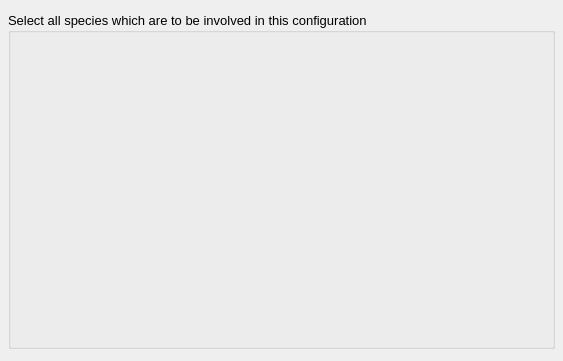
<?xml version="1.0" encoding="UTF-8"?>
<ui version="4.0">
 <class>AddConfigurationDialog</class>
 <widget class="QDialog" name="AddConfigurationDialog">
  <property name="windowModality">
   <enum>Qt::ApplicationModal</enum>
  </property>
  <property name="geometry">
   <rect>
    <x>0</x>
    <y>0</y>
    <width>563</width>
    <height>361</height>
   </rect>
  </property>
  <property name="font">
   <font>
    <pointsize>10</pointsize>
   </font>
  </property>
  <property name="windowTitle">
   <string>Add Configuration</string>
  </property>
  <layout class="QVBoxLayout" name="verticalLayout">
   <property name="spacing">
    <number>4</number>
   </property>
   <property name="leftMargin">
    <number>4</number>
   </property>
   <property name="topMargin">
    <number>4</number>
   </property>
   <property name="rightMargin">
    <number>4</number>
   </property>
   <property name="bottomMargin">
    <number>4</number>
   </property>
   <item>
    <widget class="QWidget" name="WizardHeaderWidget" native="true"/>
   </item>
   <item>
    <widget class="QStackedWidget" name="MainStack">
     <property name="currentIndex">
      <number>0</number>
     </property>
     <widget class="QWidget" name="TargetSpeciesPage">
      <layout class="QVBoxLayout" name="verticalLayout_6">
       <property name="spacing">
        <number>4</number>
       </property>
       <property name="leftMargin">
        <number>4</number>
       </property>
       <property name="topMargin">
        <number>4</number>
       </property>
       <property name="rightMargin">
        <number>4</number>
       </property>
       <property name="bottomMargin">
        <number>4</number>
       </property>
       <item>
        <widget class="QGroupBox" name="TargetSpeciesGroup">
         <property name="title">
          <string>Select all species which are to be involved in this configuration</string>
         </property>
         <layout class="QVBoxLayout" name="verticalLayout_2">
          <property name="spacing">
           <number>4</number>
          </property>
          <property name="leftMargin">
           <number>4</number>
          </property>
          <property name="topMargin">
           <number>4</number>
          </property>
          <property name="rightMargin">
           <number>4</number>
          </property>
          <property name="bottomMargin">
           <number>4</number>
          </property>
          <item>
           <widget class="SelectSpeciesWidget" name="TargetSpeciesWidget" native="true">
            <property name="sizePolicy">
             <sizepolicy hsizetype="Preferred" vsizetype="Expanding">
              <horstretch>0</horstretch>
              <verstretch>0</verstretch>
             </sizepolicy>
            </property>
           </widget>
          </item>
         </layout>
        </widget>
       </item>
      </layout>
     </widget>
     <widget class="QWidget" name="ConfigurationTypePage">
      <layout class="QVBoxLayout" name="verticalLayout_3">
       <property name="spacing">
        <number>4</number>
       </property>
       <property name="leftMargin">
        <number>4</number>
       </property>
       <property name="topMargin">
        <number>4</number>
       </property>
       <property name="rightMargin">
        <number>4</number>
       </property>
       <property name="bottomMargin">
        <number>4</number>
       </property>
       <item>
        <widget class="QGroupBox" name="ConfigurationTypeGroup">
         <property name="title">
          <string>Choose the type of configuration to generate</string>
         </property>
         <layout class="QHBoxLayout" name="horizontalLayout">
          <property name="spacing">
           <number>4</number>
          </property>
          <property name="leftMargin">
           <number>4</number>
          </property>
          <property name="topMargin">
           <number>4</number>
          </property>
          <property name="rightMargin">
           <number>4</number>
          </property>
          <property name="bottomMargin">
           <number>4</number>
          </property>
          <item>
           <spacer name="horizontalSpacer_7">
            <property name="orientation">
             <enum>Qt::Horizontal</enum>
            </property>
            <property name="sizeHint" stdset="0">
             <size>
              <width>76</width>
              <height>20</height>
             </size>
            </property>
           </spacer>
          </item>
          <item>
           <layout class="QVBoxLayout" name="verticalLayout_7">
            <property name="spacing">
             <number>4</number>
            </property>
            <item>
             <widget class="QRadioButton" name="ConfigurationTypeSimpleMixRadio">
              <property name="enabled">
               <bool>true</bool>
              </property>
              <property name="sizePolicy">
               <sizepolicy hsizetype="Minimum" vsizetype="Minimum">
                <horstretch>0</horstretch>
                <verstretch>0</verstretch>
               </sizepolicy>
              </property>
              <property name="text">
               <string>Simple Mixture
Species mixed by population</string>
              </property>
              <property name="icon">
               <iconset resource="main.qrc">
                <normaloff>:/wizard/icons/wizard_selectedatoms.svg</normaloff>:/wizard/icons/wizard_selectedatoms.svg</iconset>
              </property>
              <property name="iconSize">
               <size>
                <width>40</width>
                <height>40</height>
               </size>
              </property>
              <property name="checked">
               <bool>true</bool>
              </property>
             </widget>
            </item>
            <item>
             <widget class="QRadioButton" name="ConfigurationTypeRelativeMixRadio">
              <property name="sizePolicy">
               <sizepolicy hsizetype="Minimum" vsizetype="Minimum">
                <horstretch>0</horstretch>
                <verstretch>0</verstretch>
               </sizepolicy>
              </property>
              <property name="text">
               <string>Relative Mixture
Species mixed by ratio</string>
              </property>
              <property name="icon">
               <iconset resource="main.qrc">
                <normaloff>:/general/icons/general_unknown.svg</normaloff>:/general/icons/general_unknown.svg</iconset>
              </property>
              <property name="iconSize">
               <size>
                <width>40</width>
                <height>40</height>
               </size>
              </property>
             </widget>
            </item>
            <item>
             <widget class="QRadioButton" name="ConfigurationTypeFrameworkSimpleRadio">
              <property name="sizePolicy">
               <sizepolicy hsizetype="Minimum" vsizetype="Minimum">
                <horstretch>0</horstretch>
                <verstretch>0</verstretch>
               </sizepolicy>
              </property>
              <property name="text">
               <string>Framework + Simple Mixture
Periodic species containing simple mixture</string>
              </property>
              <property name="icon">
               <iconset resource="main.qrc">
                <normaloff>:/wizard/icons/wizard_allatoms.svg</normaloff>:/wizard/icons/wizard_allatoms.svg</iconset>
              </property>
              <property name="iconSize">
               <size>
                <width>40</width>
                <height>40</height>
               </size>
              </property>
              <property name="checked">
               <bool>false</bool>
              </property>
             </widget>
            </item>
            <item>
             <widget class="QRadioButton" name="ConfigurationTypeFrameworkRelativeRadio">
              <property name="sizePolicy">
               <sizepolicy hsizetype="Minimum" vsizetype="Minimum">
                <horstretch>0</horstretch>
                <verstretch>0</verstretch>
               </sizepolicy>
              </property>
              <property name="text">
               <string>Framework + Relative Mixture
Periodic species containing relative mixture</string>
              </property>
              <property name="icon">
               <iconset resource="main.qrc">
                <normaloff>:/wizard/icons/wizard_allatoms.svg</normaloff>:/wizard/icons/wizard_allatoms.svg</iconset>
              </property>
              <property name="iconSize">
               <size>
                <width>40</width>
                <height>40</height>
               </size>
              </property>
              <property name="checked">
               <bool>false</bool>
              </property>
             </widget>
            </item>
            <item>
             <spacer name="verticalSpacer">
              <property name="orientation">
               <enum>Qt::Vertical</enum>
              </property>
              <property name="sizeHint" stdset="0">
               <size>
                <width>20</width>
                <height>40</height>
               </size>
              </property>
             </spacer>
            </item>
           </layout>
          </item>
          <item>
           <spacer name="horizontalSpacer_6">
            <property name="orientation">
             <enum>Qt::Horizontal</enum>
            </property>
            <property name="sizeHint" stdset="0">
             <size>
              <width>76</width>
              <height>20</height>
             </size>
            </property>
           </spacer>
          </item>
         </layout>
        </widget>
       </item>
      </layout>
     </widget>
     <widget class="QWidget" name="BoxGeometryPage">
      <layout class="QVBoxLayout" name="verticalLayout_5">
       <property name="spacing">
        <number>4</number>
       </property>
       <property name="leftMargin">
        <number>4</number>
       </property>
       <property name="topMargin">
        <number>4</number>
       </property>
       <property name="rightMargin">
        <number>4</number>
       </property>
       <property name="bottomMargin">
        <number>4</number>
       </property>
       <item>
        <widget class="QGroupBox" name="BoxGeometryGroup">
         <property name="title">
          <string>Choose the geometry of the configuration's periodic box</string>
         </property>
         <layout class="QHBoxLayout" name="horizontalLayout_3">
          <property name="spacing">
           <number>4</number>
          </property>
          <property name="leftMargin">
           <number>4</number>
          </property>
          <property name="topMargin">
           <number>4</number>
          </property>
          <property name="rightMargin">
           <number>4</number>
          </property>
          <property name="bottomMargin">
           <number>4</number>
          </property>
          <item>
           <spacer name="horizontalSpacer_11">
            <property name="orientation">
             <enum>Qt::Horizontal</enum>
            </property>
            <property name="sizeHint" stdset="0">
             <size>
              <width>183</width>
              <height>20</height>
             </size>
            </property>
           </spacer>
          </item>
          <item>
           <layout class="QVBoxLayout" name="verticalLayout_9">
            <property name="spacing">
             <number>4</number>
            </property>
            <item>
             <widget class="QRadioButton" name="ConfigurationTypeSimpleMixRadio_3">
              <property name="enabled">
               <bool>true</bool>
              </property>
              <property name="sizePolicy">
               <sizepolicy hsizetype="Minimum" vsizetype="Minimum">
                <horstretch>0</horstretch>
                <verstretch>0</verstretch>
               </sizepolicy>
              </property>
              <property name="text">
               <string>Fixed Geometry, Undefined Size
The size of the box will be determined by any added species</string>
              </property>
              <property name="iconSize">
               <size>
                <width>40</width>
                <height>40</height>
               </size>
              </property>
              <property name="checked">
               <bool>true</bool>
              </property>
             </widget>
            </item>
            <item>
             <widget class="QRadioButton" name="ConfigurationTypeRelativeMixRadio_3">
              <property name="sizePolicy">
               <sizepolicy hsizetype="Minimum" vsizetype="Minimum">
                <horstretch>0</horstretch>
                <verstretch>0</verstretch>
               </sizepolicy>
              </property>
              <property name="text">
               <string>Fixed Geometry, Fixed Size
Use specified geometry and size</string>
              </property>
              <property name="iconSize">
               <size>
                <width>40</width>
                <height>40</height>
               </size>
              </property>
             </widget>
            </item>
            <item>
             <widget class="QGroupBox" name="groupBox_2">
              <property name="title">
               <string>Geometry</string>
              </property>
              <layout class="QVBoxLayout" name="verticalLayout_13">
               <property name="leftMargin">
                <number>4</number>
               </property>
               <property name="topMargin">
                <number>4</number>
               </property>
               <property name="rightMargin">
                <number>4</number>
               </property>
               <property name="bottomMargin">
                <number>4</number>
               </property>
               <item>
                <layout class="QHBoxLayout" name="horizontalLayout_5">
                 <property name="spacing">
                  <number>4</number>
                 </property>
                 <item>
                  <widget class="QGroupBox" name="BoxAxisLengthsGroup">
                   <property name="title">
                    <string>Axis Lengths</string>
                   </property>
                   <layout class="QVBoxLayout" name="verticalLayout_11">
                    <property name="spacing">
                     <number>4</number>
                    </property>
                    <property name="leftMargin">
                     <number>4</number>
                    </property>
                    <property name="topMargin">
                     <number>4</number>
                    </property>
                    <property name="rightMargin">
                     <number>4</number>
                    </property>
                    <property name="bottomMargin">
                     <number>4</number>
                    </property>
                    <item>
                     <layout class="QGridLayout" name="gridLayout">
                      <item row="1" column="0">
                       <widget class="QLabel" name="label_4">
                        <property name="sizePolicy">
                         <sizepolicy hsizetype="Minimum" vsizetype="Preferred">
                          <horstretch>0</horstretch>
                          <verstretch>0</verstretch>
                         </sizepolicy>
                        </property>
                        <property name="font">
                         <font>
                          <pointsize>10</pointsize>
                          <bold>true</bold>
                         </font>
                        </property>
                        <property name="text">
                         <string>B</string>
                        </property>
                        <property name="alignment">
                         <set>Qt::AlignRight|Qt::AlignTrailing|Qt::AlignVCenter</set>
                        </property>
                       </widget>
                      </item>
                      <item row="0" column="0">
                       <widget class="QLabel" name="label">
                        <property name="sizePolicy">
                         <sizepolicy hsizetype="Minimum" vsizetype="Preferred">
                          <horstretch>0</horstretch>
                          <verstretch>0</verstretch>
                         </sizepolicy>
                        </property>
                        <property name="font">
                         <font>
                          <pointsize>10</pointsize>
                          <bold>true</bold>
                         </font>
                        </property>
                        <property name="text">
                         <string>A</string>
                        </property>
                        <property name="alignment">
                         <set>Qt::AlignRight|Qt::AlignTrailing|Qt::AlignVCenter</set>
                        </property>
                       </widget>
                      </item>
                      <item row="0" column="1">
                       <widget class="ExponentialSpin" name="BoxASpin">
                        <property name="sizePolicy">
                         <sizepolicy hsizetype="Expanding" vsizetype="Fixed">
                          <horstretch>0</horstretch>
                          <verstretch>0</verstretch>
                         </sizepolicy>
                        </property>
                        <property name="decimals">
                         <number>7</number>
                        </property>
                        <property name="maximum">
                         <double>10000.000000000000000</double>
                        </property>
                        <property name="value">
                         <double>1.000000000000000</double>
                        </property>
                       </widget>
                      </item>
                      <item row="0" column="2">
                       <widget class="QLabel" name="AngstromLabel1">
                        <property name="sizePolicy">
                         <sizepolicy hsizetype="Minimum" vsizetype="Preferred">
                          <horstretch>0</horstretch>
                          <verstretch>0</verstretch>
                         </sizepolicy>
                        </property>
                        <property name="font">
                         <font>
                          <pointsize>10</pointsize>
                          <bold>false</bold>
                         </font>
                        </property>
                        <property name="text">
                         <string>Å</string>
                        </property>
                        <property name="alignment">
                         <set>Qt::AlignRight|Qt::AlignTrailing|Qt::AlignVCenter</set>
                        </property>
                       </widget>
                      </item>
                      <item row="2" column="0">
                       <widget class="QLabel" name="label_5">
                        <property name="sizePolicy">
                         <sizepolicy hsizetype="Minimum" vsizetype="Preferred">
                          <horstretch>0</horstretch>
                          <verstretch>0</verstretch>
                         </sizepolicy>
                        </property>
                        <property name="font">
                         <font>
                          <pointsize>10</pointsize>
                          <bold>true</bold>
                         </font>
                        </property>
                        <property name="text">
                         <string>C</string>
                        </property>
                        <property name="alignment">
                         <set>Qt::AlignRight|Qt::AlignTrailing|Qt::AlignVCenter</set>
                        </property>
                       </widget>
                      </item>
                      <item row="1" column="1">
                       <widget class="ExponentialSpin" name="BoxBSpin">
                        <property name="sizePolicy">
                         <sizepolicy hsizetype="Expanding" vsizetype="Fixed">
                          <horstretch>0</horstretch>
                          <verstretch>0</verstretch>
                         </sizepolicy>
                        </property>
                        <property name="decimals">
                         <number>7</number>
                        </property>
                        <property name="maximum">
                         <double>10000.000000000000000</double>
                        </property>
                        <property name="value">
                         <double>1.000000000000000</double>
                        </property>
                       </widget>
                      </item>
                      <item row="2" column="1">
                       <widget class="ExponentialSpin" name="BoxCSpin">
                        <property name="sizePolicy">
                         <sizepolicy hsizetype="Expanding" vsizetype="Fixed">
                          <horstretch>0</horstretch>
                          <verstretch>0</verstretch>
                         </sizepolicy>
                        </property>
                        <property name="decimals">
                         <number>7</number>
                        </property>
                        <property name="maximum">
                         <double>10000.000000000000000</double>
                        </property>
                        <property name="value">
                         <double>1.000000000000000</double>
                        </property>
                       </widget>
                      </item>
                      <item row="1" column="2">
                       <widget class="QLabel" name="AngstromLabel2">
                        <property name="sizePolicy">
                         <sizepolicy hsizetype="Minimum" vsizetype="Preferred">
                          <horstretch>0</horstretch>
                          <verstretch>0</verstretch>
                         </sizepolicy>
                        </property>
                        <property name="font">
                         <font>
                          <pointsize>10</pointsize>
                          <bold>false</bold>
                         </font>
                        </property>
                        <property name="text">
                         <string>Å</string>
                        </property>
                        <property name="alignment">
                         <set>Qt::AlignRight|Qt::AlignTrailing|Qt::AlignVCenter</set>
                        </property>
                       </widget>
                      </item>
                      <item row="2" column="2">
                       <widget class="QLabel" name="AngstromLabel3">
                        <property name="sizePolicy">
                         <sizepolicy hsizetype="Minimum" vsizetype="Preferred">
                          <horstretch>0</horstretch>
                          <verstretch>0</verstretch>
                         </sizepolicy>
                        </property>
                        <property name="font">
                         <font>
                          <pointsize>10</pointsize>
                          <bold>false</bold>
                         </font>
                        </property>
                        <property name="text">
                         <string>Å</string>
                        </property>
                        <property name="alignment">
                         <set>Qt::AlignRight|Qt::AlignTrailing|Qt::AlignVCenter</set>
                        </property>
                       </widget>
                      </item>
                     </layout>
                    </item>
                   </layout>
                  </widget>
                 </item>
                 <item>
                  <widget class="QGroupBox" name="BoxAxisAnglesGroup">
                   <property name="title">
                    <string>Axis Lengths</string>
                   </property>
                   <layout class="QVBoxLayout" name="verticalLayout_12">
                    <property name="spacing">
                     <number>4</number>
                    </property>
                    <property name="leftMargin">
                     <number>4</number>
                    </property>
                    <property name="topMargin">
                     <number>4</number>
                    </property>
                    <property name="rightMargin">
                     <number>4</number>
                    </property>
                    <property name="bottomMargin">
                     <number>4</number>
                    </property>
                    <item>
                     <layout class="QGridLayout" name="gridLayout_2">
                      <item row="0" column="1">
                       <widget class="ExponentialSpin" name="BoxAlphaSpin">
                        <property name="sizePolicy">
                         <sizepolicy hsizetype="Expanding" vsizetype="Fixed">
                          <horstretch>0</horstretch>
                          <verstretch>0</verstretch>
                         </sizepolicy>
                        </property>
                        <property name="decimals">
                         <number>7</number>
                        </property>
                        <property name="maximum">
                         <double>10000.000000000000000</double>
                        </property>
                        <property name="value">
                         <double>90.000000000000000</double>
                        </property>
                       </widget>
                      </item>
                      <item row="0" column="2">
                       <widget class="QLabel" name="DegreeLabel1">
                        <property name="sizePolicy">
                         <sizepolicy hsizetype="Minimum" vsizetype="Preferred">
                          <horstretch>0</horstretch>
                          <verstretch>0</verstretch>
                         </sizepolicy>
                        </property>
                        <property name="font">
                         <font>
                          <pointsize>10</pointsize>
                          <bold>false</bold>
                         </font>
                        </property>
                        <property name="text">
                         <string>°</string>
                        </property>
                        <property name="alignment">
                         <set>Qt::AlignRight|Qt::AlignTrailing|Qt::AlignVCenter</set>
                        </property>
                       </widget>
                      </item>
                      <item row="1" column="1">
                       <widget class="ExponentialSpin" name="BoxBetaSpin">
                        <property name="sizePolicy">
                         <sizepolicy hsizetype="Expanding" vsizetype="Fixed">
                          <horstretch>0</horstretch>
                          <verstretch>0</verstretch>
                         </sizepolicy>
                        </property>
                        <property name="decimals">
                         <number>7</number>
                        </property>
                        <property name="maximum">
                         <double>10000.000000000000000</double>
                        </property>
                        <property name="value">
                         <double>90.000000000000000</double>
                        </property>
                       </widget>
                      </item>
                      <item row="2" column="1">
                       <widget class="ExponentialSpin" name="BoxGammaSpin">
                        <property name="sizePolicy">
                         <sizepolicy hsizetype="Expanding" vsizetype="Fixed">
                          <horstretch>0</horstretch>
                          <verstretch>0</verstretch>
                         </sizepolicy>
                        </property>
                        <property name="decimals">
                         <number>7</number>
                        </property>
                        <property name="maximum">
                         <double>10000.000000000000000</double>
                        </property>
                        <property name="value">
                         <double>90.000000000000000</double>
                        </property>
                       </widget>
                      </item>
                      <item row="1" column="2">
                       <widget class="QLabel" name="DegreeLabel2">
                        <property name="sizePolicy">
                         <sizepolicy hsizetype="Minimum" vsizetype="Preferred">
                          <horstretch>0</horstretch>
                          <verstretch>0</verstretch>
                         </sizepolicy>
                        </property>
                        <property name="font">
                         <font>
                          <pointsize>10</pointsize>
                          <bold>false</bold>
                         </font>
                        </property>
                        <property name="text">
                         <string>°</string>
                        </property>
                        <property name="alignment">
                         <set>Qt::AlignRight|Qt::AlignTrailing|Qt::AlignVCenter</set>
                        </property>
                       </widget>
                      </item>
                      <item row="2" column="2">
                       <widget class="QLabel" name="DegreeLabel3">
                        <property name="sizePolicy">
                         <sizepolicy hsizetype="Minimum" vsizetype="Preferred">
                          <horstretch>0</horstretch>
                          <verstretch>0</verstretch>
                         </sizepolicy>
                        </property>
                        <property name="font">
                         <font>
                          <pointsize>10</pointsize>
                          <bold>false</bold>
                         </font>
                        </property>
                        <property name="text">
                         <string>°</string>
                        </property>
                        <property name="alignment">
                         <set>Qt::AlignRight|Qt::AlignTrailing|Qt::AlignVCenter</set>
                        </property>
                       </widget>
                      </item>
                      <item row="0" column="0">
                       <widget class="QLabel" name="BoxAlphaLabel">
                        <property name="sizePolicy">
                         <sizepolicy hsizetype="Minimum" vsizetype="Preferred">
                          <horstretch>0</horstretch>
                          <verstretch>0</verstretch>
                         </sizepolicy>
                        </property>
                        <property name="font">
                         <font>
                          <pointsize>10</pointsize>
                          <bold>true</bold>
                         </font>
                        </property>
                        <property name="text">
                         <string>α</string>
                        </property>
                       </widget>
                      </item>
                      <item row="1" column="0">
                       <widget class="QLabel" name="BoxBetaLabel">
                        <property name="sizePolicy">
                         <sizepolicy hsizetype="Minimum" vsizetype="Preferred">
                          <horstretch>0</horstretch>
                          <verstretch>0</verstretch>
                         </sizepolicy>
                        </property>
                        <property name="font">
                         <font>
                          <pointsize>10</pointsize>
                          <bold>true</bold>
                         </font>
                        </property>
                        <property name="text">
                         <string>β</string>
                        </property>
                       </widget>
                      </item>
                      <item row="2" column="0">
                       <widget class="QLabel" name="BoxGammaLabel">
                        <property name="sizePolicy">
                         <sizepolicy hsizetype="Minimum" vsizetype="Preferred">
                          <horstretch>0</horstretch>
                          <verstretch>0</verstretch>
                         </sizepolicy>
                        </property>
                        <property name="font">
                         <font>
                          <pointsize>10</pointsize>
                          <bold>true</bold>
                         </font>
                        </property>
                        <property name="text">
                         <string>γ</string>
                        </property>
                       </widget>
                      </item>
                     </layout>
                    </item>
                   </layout>
                  </widget>
                 </item>
                </layout>
               </item>
               <item>
                <widget class="Line" name="line">
                 <property name="orientation">
                  <enum>Qt::Horizontal</enum>
                 </property>
                </widget>
               </item>
               <item>
                <layout class="QHBoxLayout" name="horizontalLayout_6">
                 <item>
                  <spacer name="horizontalSpacer">
                   <property name="orientation">
                    <enum>Qt::Horizontal</enum>
                   </property>
                   <property name="sizeHint" stdset="0">
                    <size>
                     <width>40</width>
                     <height>20</height>
                    </size>
                   </property>
                  </spacer>
                 </item>
                 <item>
                  <widget class="QLabel" name="label_3">
                   <property name="font">
                    <font>
                     <pointsize>10</pointsize>
                     <bold>true</bold>
                    </font>
                   </property>
                   <property name="text">
                    <string>Detected Box Type</string>
                   </property>
                  </widget>
                 </item>
                 <item>
                  <widget class="QLabel" name="DetectedBoxTypeLabel">
                   <property name="text">
                    <string>???</string>
                   </property>
                  </widget>
                 </item>
                 <item>
                  <spacer name="horizontalSpacer_2">
                   <property name="orientation">
                    <enum>Qt::Horizontal</enum>
                   </property>
                   <property name="sizeHint" stdset="0">
                    <size>
                     <width>40</width>
                     <height>20</height>
                    </size>
                   </property>
                  </spacer>
                 </item>
                </layout>
               </item>
              </layout>
             </widget>
            </item>
            <item>
             <spacer name="verticalSpacer_3">
              <property name="orientation">
               <enum>Qt::Vertical</enum>
              </property>
              <property name="sizeHint" stdset="0">
               <size>
                <width>20</width>
                <height>40</height>
               </size>
              </property>
             </spacer>
            </item>
           </layout>
          </item>
          <item>
           <spacer name="horizontalSpacer_10">
            <property name="orientation">
             <enum>Qt::Horizontal</enum>
            </property>
            <property name="sizeHint" stdset="0">
             <size>
              <width>183</width>
              <height>20</height>
             </size>
            </property>
           </spacer>
          </item>
         </layout>
        </widget>
       </item>
      </layout>
     </widget>
     <widget class="QWidget" name="BoxTypePage">
      <layout class="QVBoxLayout" name="verticalLayout_4">
       <property name="spacing">
        <number>4</number>
       </property>
       <property name="leftMargin">
        <number>4</number>
       </property>
       <property name="topMargin">
        <number>4</number>
       </property>
       <property name="rightMargin">
        <number>4</number>
       </property>
       <property name="bottomMargin">
        <number>4</number>
       </property>
       <item>
        <widget class="QGroupBox" name="ConfigurationTypeGroup_2">
         <property name="title">
          <string>How should the configuration's periodic box be defined</string>
         </property>
         <layout class="QHBoxLayout" name="horizontalLayout_2">
          <property name="spacing">
           <number>4</number>
          </property>
          <property name="leftMargin">
           <number>4</number>
          </property>
          <property name="topMargin">
           <number>4</number>
          </property>
          <property name="rightMargin">
           <number>4</number>
          </property>
          <property name="bottomMargin">
           <number>4</number>
          </property>
          <item>
           <spacer name="horizontalSpacer_8">
            <property name="orientation">
             <enum>Qt::Horizontal</enum>
            </property>
            <property name="sizeHint" stdset="0">
             <size>
              <width>76</width>
              <height>20</height>
             </size>
            </property>
           </spacer>
          </item>
          <item>
           <layout class="QVBoxLayout" name="verticalLayout_8">
            <property name="spacing">
             <number>4</number>
            </property>
            <item>
             <widget class="QRadioButton" name="ConfigurationTypeSimpleMixRadio_2">
              <property name="enabled">
               <bool>true</bool>
              </property>
              <property name="sizePolicy">
               <sizepolicy hsizetype="Minimum" vsizetype="Minimum">
                <horstretch>0</horstretch>
                <verstretch>0</verstretch>
               </sizepolicy>
              </property>
              <property name="text">
               <string>Simple Mixture
Species mixed by population</string>
              </property>
              <property name="icon">
               <iconset resource="main.qrc">
                <normaloff>:/wizard/icons/wizard_selectedatoms.svg</normaloff>:/wizard/icons/wizard_selectedatoms.svg</iconset>
              </property>
              <property name="iconSize">
               <size>
                <width>40</width>
                <height>40</height>
               </size>
              </property>
              <property name="checked">
               <bool>true</bool>
              </property>
             </widget>
            </item>
            <item>
             <widget class="QRadioButton" name="ConfigurationTypeRelativeMixRadio_2">
              <property name="sizePolicy">
               <sizepolicy hsizetype="Minimum" vsizetype="Minimum">
                <horstretch>0</horstretch>
                <verstretch>0</verstretch>
               </sizepolicy>
              </property>
              <property name="text">
               <string>Relative Mixture
Species mixed by ratio</string>
              </property>
              <property name="icon">
               <iconset resource="main.qrc">
                <normaloff>:/general/icons/general_unknown.svg</normaloff>:/general/icons/general_unknown.svg</iconset>
              </property>
              <property name="iconSize">
               <size>
                <width>40</width>
                <height>40</height>
               </size>
              </property>
             </widget>
            </item>
            <item>
             <widget class="QRadioButton" name="ConfigurationTypeFrameworkSimpleRadio_2">
              <property name="sizePolicy">
               <sizepolicy hsizetype="Minimum" vsizetype="Minimum">
                <horstretch>0</horstretch>
                <verstretch>0</verstretch>
               </sizepolicy>
              </property>
              <property name="text">
               <string>Framework + Simple Mixture
Periodic species containing simple mixture</string>
              </property>
              <property name="icon">
               <iconset resource="main.qrc">
                <normaloff>:/wizard/icons/wizard_allatoms.svg</normaloff>:/wizard/icons/wizard_allatoms.svg</iconset>
              </property>
              <property name="iconSize">
               <size>
                <width>40</width>
                <height>40</height>
               </size>
              </property>
              <property name="checked">
               <bool>false</bool>
              </property>
             </widget>
            </item>
            <item>
             <widget class="QRadioButton" name="ConfigurationTypeFrameworkRelativeRadio_2">
              <property name="sizePolicy">
               <sizepolicy hsizetype="Minimum" vsizetype="Minimum">
                <horstretch>0</horstretch>
                <verstretch>0</verstretch>
               </sizepolicy>
              </property>
              <property name="text">
               <string>Framework + Relative Mixture
Periodic species containing relative mixture</string>
              </property>
              <property name="icon">
               <iconset resource="main.qrc">
                <normaloff>:/wizard/icons/wizard_allatoms.svg</normaloff>:/wizard/icons/wizard_allatoms.svg</iconset>
              </property>
              <property name="iconSize">
               <size>
                <width>40</width>
                <height>40</height>
               </size>
              </property>
              <property name="checked">
               <bool>false</bool>
              </property>
             </widget>
            </item>
            <item>
             <spacer name="verticalSpacer_2">
              <property name="orientation">
               <enum>Qt::Vertical</enum>
              </property>
              <property name="sizeHint" stdset="0">
               <size>
                <width>20</width>
                <height>40</height>
               </size>
              </property>
             </spacer>
            </item>
           </layout>
          </item>
          <item>
           <spacer name="horizontalSpacer_9">
            <property name="orientation">
             <enum>Qt::Horizontal</enum>
            </property>
            <property name="sizeHint" stdset="0">
             <size>
              <width>76</width>
              <height>20</height>
             </size>
            </property>
           </spacer>
          </item>
         </layout>
        </widget>
       </item>
      </layout>
     </widget>
    </widget>
   </item>
   <item>
    <widget class="QWidget" name="WizardFooterWidget" native="true"/>
   </item>
  </layout>
 </widget>
 <customwidgets>
  <customwidget>
   <class>SelectSpeciesWidget</class>
   <extends>QWidget</extends>
   <header>gui/selectspecieswidget.h</header>
   <container>1</container>
  </customwidget>
  <customwidget>
   <class>ExponentialSpin</class>
   <extends>QDoubleSpinBox</extends>
   <header>gui/widgets/exponentialspin.hui</header>
  </customwidget>
 </customwidgets>
 <resources>
  <include location="main.qrc"/>
 </resources>
 <connections/>
</ui>
